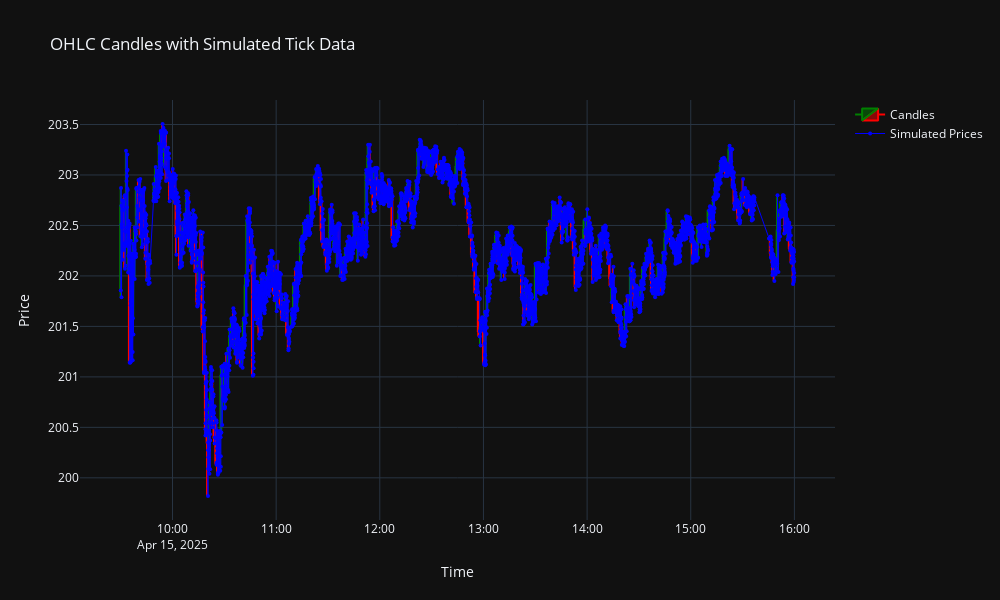

Notebook cell for this chart:
### Code cell
plot_candles_with_price_stream(df, prices)

### Figure 1 — Plotly figure (JSON) as saved in the notebook; plotly's stock layout.template omitted (floating-point values rounded to 4 significant figures; data arrays with more than 128 entries replaced by an {"elided": "..."} marker saying what was removed)
{"data": [{"close": {"elided": "379 float values"}, "decreasing": {"line": {"color": "red"}}, "high": {"elided": "379 float values"}, "increasing": {"line": {"color": "green"}}, "low": {"elided": "379 float values"}, "name": "Candles", "open": {"elided": "379 float values"}, "type": "candlestick", "x": {"elided": "379 str values"}}, {"line": {"color": "blue", "width": 1}, "marker": {"size": 4}, "mode": "lines+markers", "name": "Simulated Prices", "type": "scatter", "x": {"elided": "3808 str values"}, "y": {"elided": "3808 float values"}}], "layout": {"height": 600, "title": {"text": "OHLC Candles with Simulated Tick Data"}, "width": 1000, "xaxis": {"rangeslider": {"visible": false}, "title": {"text": "Time"}}, "yaxis": {"title": {"text": "Price"}}}}
